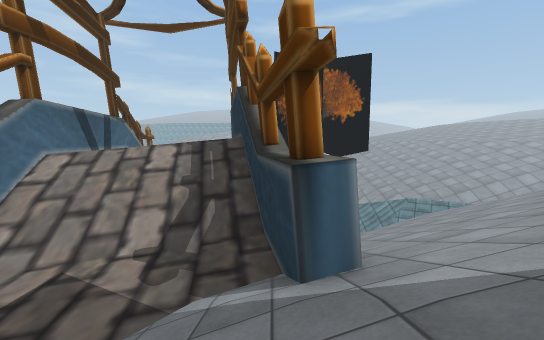
View 1 (above)

12 first-person views from a walk through a scene from a Unity 3-D project. The camera is 1.2 m above the floor, tilts 6° down and sees 90° across. The floor is counted in squares, 2 m on a side. Each view is taken from the middle of a square. On the plan, view 1 faces up. The plan holds only what a view shows up to about 9 squares ahead; the rest is blank. The place goes on beyond the plan. Some surface patterns are stand-ins.

View 2
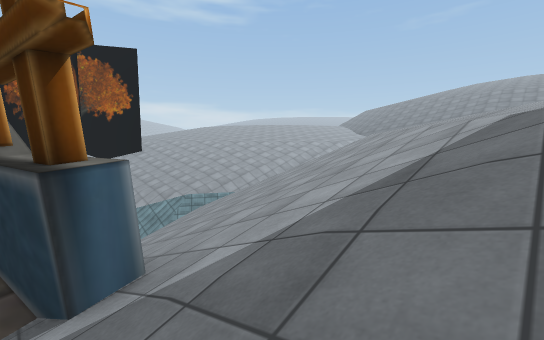

View 3
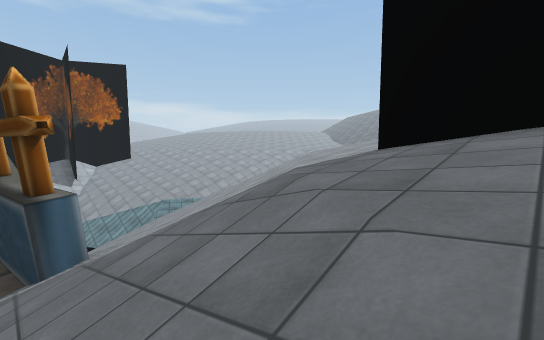

View 4
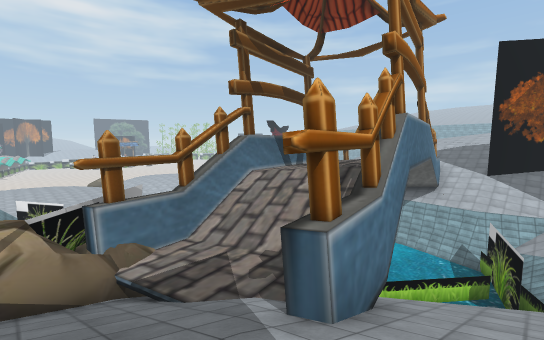

View 5
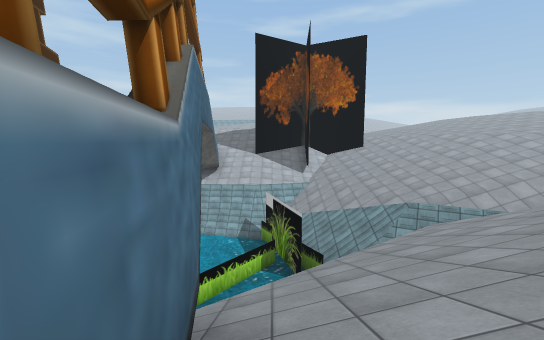

View 6
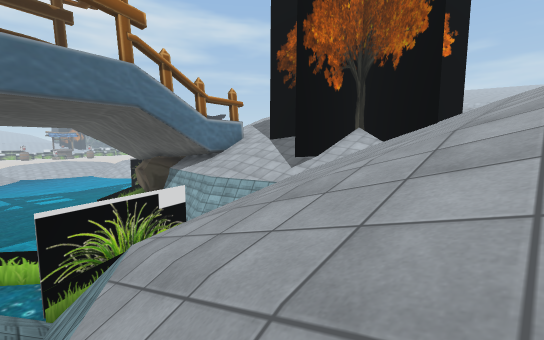

View 7
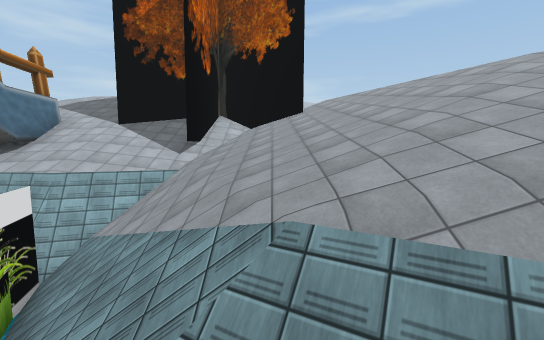

View 8
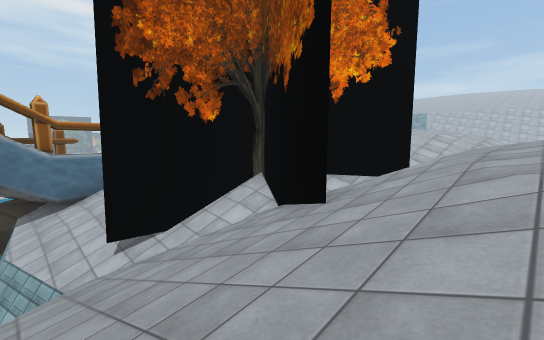

View 9
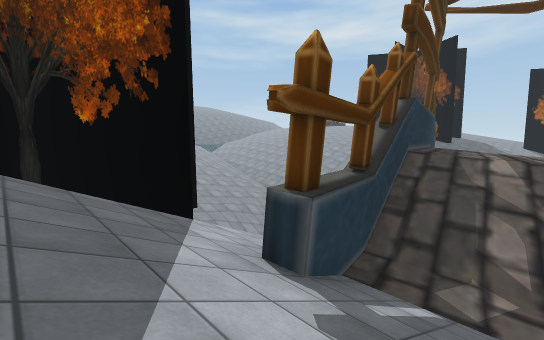

View 10
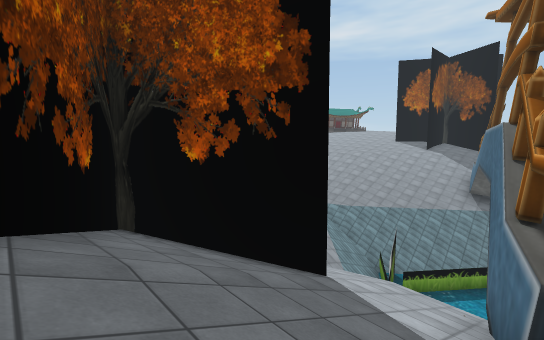

View 11
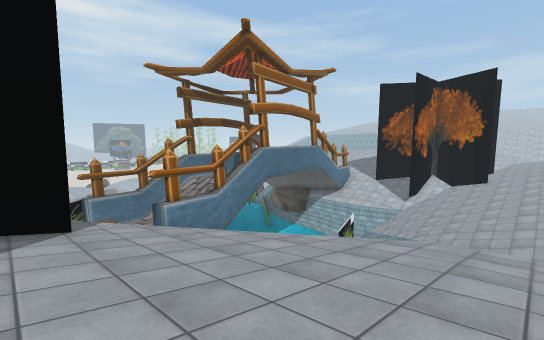

View 12
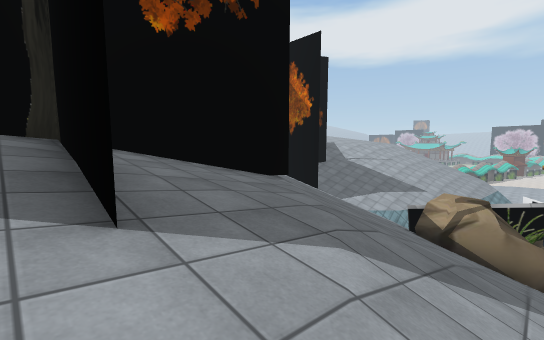

### Floor plan
Key: @ floor where view 1 was taken; # wall or solid block; x gap in a wall; . main floor; - floor 0.25 m lower than the main floor; : floor 0.5 m higher than the main floor; _ floor 0.75 m lower than the main floor; + floor 1 m higher than the main floor; * floor 1.25 m higher than the main floor; % floor 1.75 m higher than the main floor; < floor 3 m lower than the main floor; ( floor 3.5 m lower than the main floor; ! floor 4 m lower than the main floor; ? floor 8.75 m lower than the main floor; / step, stairs or slope; = window, fence, low wall or low ledge; ~ liquid the walk can cross; ≈ liquid the walk keeps out of; v drop or lower ground; T tree; O other object.
Columns run from 5 left of view 1 to 8 right of it. Each row starts with its distance up from view 1.
 20    /  T  #TT-.
 19  //////TTT/ -.
 18   /////TTTT//.
 17  //#/TT/T/TT/.
 16  //#////T/////
 15  (<#//////////
 14  //#vvv#//////
 13  //#v≈v///////
 12  //.# O///////
 11  _--# O///////
 10  _--#≈≈O//////
  9  __-##~///==//
  8  __-#?   //
  7 ≈__-/   ///
  6 x//// //////
  5 #////#//////
  4 #////#//////
  3 #!!(<#//////..
  2 ##!(/#/////.:+
  1 ###///////.:++
  0  ##//@//.:+++*
 -1  ##////.:T+*%%
 -2  //////:+
 -3  /////T T
 -4   //    TT

Where each view was taken, in squares from view 1:
view 1: 0 up, 0 right, facing up
view 2: 0 up, 0 right, facing up-right
view 3: 2 down, 0 right, facing up-right
view 4: 0 up, 2 right, facing up-left
view 5: 2 up, 1 right, facing up
view 6: 9 up, 8 right, facing up-left
view 7: 8 up, 5 right, facing up
view 8: 14 up, 8 right, facing up-left
view 9: 19 up, 4 left, facing down-right
view 10: 20 up, 2 left, facing down-right
view 11: 1 down, 8 right, facing up-left
view 12: 1 up, 4 right, facing down-left
